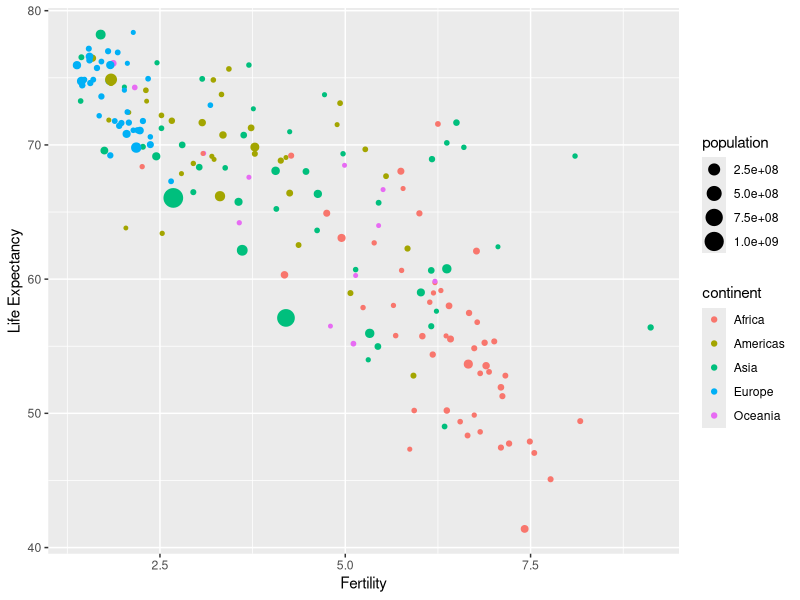
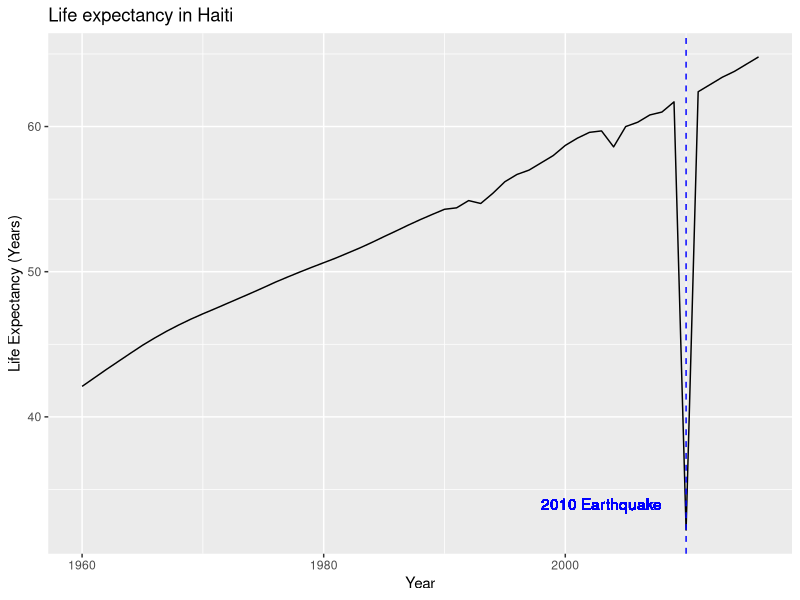
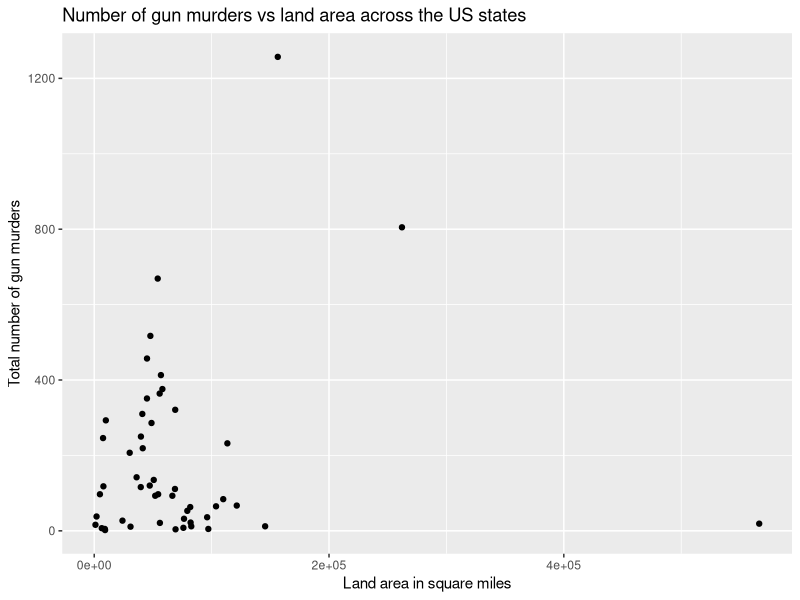
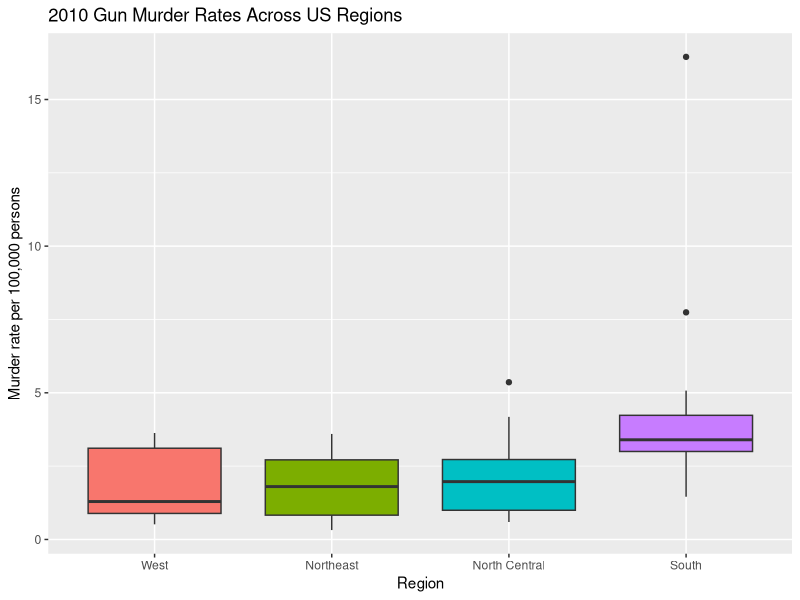

Generate these figures, in order, with R:
## ---- chunk 1
library(dslabs)
library(dplyr)
data(gapminder)

gap_2015 <- gapminder %>%
  filter(year == 2015) %>%
  group_by(region) %>%
  summarise(avg_fertility = mean(fertility)) %>%
  arrange(desc(avg_fertility))

gap_2015
## ---- chunk 2
library(dslabs)
library(dplyr)
data(gapminder)
## ---- chunk 3
gapminder_2000 <- gapminder %>%
  filter(year == 2000) %>%
  mutate(high_life_exp = ifelse(life_expectancy > 70, 1, 0))

# Sum the number of countries with life expectancy above 70
sum(gapminder_2000$high_life_exp)

# Percentage calculation
dim(gapminder_2000) # Show the number of countries in the dataset to get denominator

100/185 # 54%

# Another way to do the calculation
sum(gapminder_2000$high_life_exp) / length(gapminder_2000$high_life_exp)
## ---- chunk 4
library(dslabs)
library(dplyr)
library(ggplot2)
data(gapminder)
## ---- chunk 5
gapminder %>% filter(year == 1986) %>%
  ggplot() +
  geom_point(aes(x = fertility, 
                 y = life_expectancy,
                 color = continent,
                 size = population)) +
  xlab("Fertility") +
  ylab("Life Expectancy")
## ---- chunk 6
library(dslabs)
library(dplyr)
data("us_contagious_diseases")

head(us_contagious_diseases)

## ---- chunk 7
data <- us_contagious_diseases %>%
  filter(disease == "Measles",
         !state %in% c("Alaska", "Hawaii")) %>%
  mutate(rate = ((count/weeks_reporting)*52) / (population/100000))

head(data)
str(data)
glimpse(data)
## ---- chunk 8
# Another way to do it

data <- us_contagious_diseases %>%
  filter(disease == "Measles",
         state != "Alaska",
         state != "Hawaii") %>%
  mutate(rate = ((count/weeks_reporting)*52) / (population/100000))

head(data)
str(data)
glimpse(data)
## ---- chunk 9
library(dslabs)
library(dplyr)
data("gapminder")

gapminder %>% filter(country == "Haiti") %>%
  ggplot(aes(year, life_expectancy)) +
  geom_line() +
  geom_vline(xintercept = 2010, lty = 2, color = "blue") +
  geom_text(aes(x = 2003, y = 34, label = "2010 Earthquake"), color = "blue") +
  xlab("Year") +
  ylab("Life Expectancy (Years)") +
  ggtitle("Life expectancy in Haiti")
## ---- chunk 10
# Load necessary libraries
library(dplyr)
library(dslabs)
library(ggplot2)
library(tidyr)

# Load the state.x77 dataset and convert to a data frame
data("state")
state_data <- as.data.frame(state.x77)

# Add the state names to the state.x77 dataset
state_data$state <- rownames(state_data)

head(state_data)

# Load the murders dataset from the dslabs package
data("murders")

# Use the left_join function to join the datasets by the state column
merged_data <- left_join(murders, state_data, by = "state")

# Plot area on x-axis and total number of murders on y-axis
merged_data %>% ggplot(aes(x = Area, y = total)) +
  geom_point() +
  labs(x = "Land area in square miles",
       y = "Total number of gun murders",
       title = "Number of gun murders vs land area across the US states")

# Bonus challenge
# Are there any NAs in the merged data set?
sum(is.na(merged_data)) # Yes, there are 8 NAs in the dataset

# Locate the row with NAs
merged_data[!complete.cases(merged_data),]

## ---- chunk 11
library(dslabs)
library(dplyr)
library(ggplot2)
data("murders")

murders %>% 
  mutate(rate = total / population * 100000,
         region = reorder(region, rate, FUN = median)) %>%
  ggplot(aes(region, rate, fill = region)) +
  geom_boxplot() +
  xlab("Region") +
  ylab("Murder rate per 100,000 persons") +
  ggtitle("2010 Gun Murder Rates Across US Regions") +
  guides(fill = "none") # removes legend since not needed here
